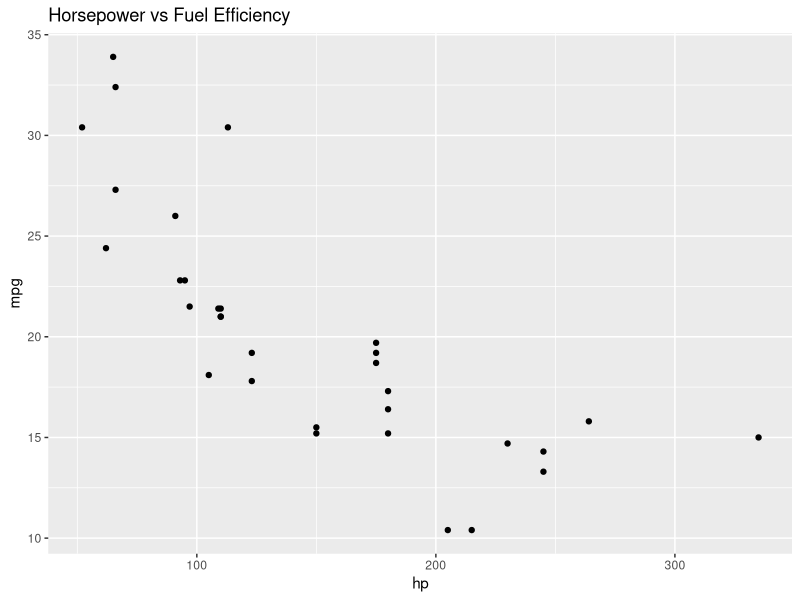
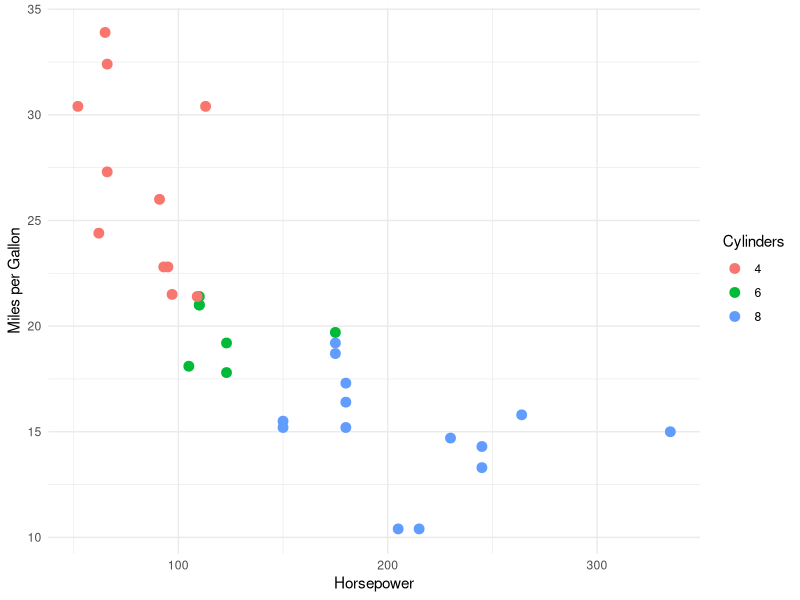

Recreate these plots in R, in order.
## ---- chunk 1
# This code will run when you render
x <- c(10, 20, 30, 40, 50)
mean(x)
## ---- chunk 2
#| echo: false
#| message: false
library(ggplot2)
ggplot(mtcars, aes(x = hp, y = mpg)) +
  geom_point() +
  labs(title = "Horsepower vs Fuel Efficiency")
## ---- chunk 3
n_cars <- nrow(mtcars)
avg_mpg <- round(mean(mtcars$mpg), 1)
## ---- chunk 4
#| label: fig-scatter
#| fig-cap: "Relationship between horsepower and fuel efficiency"
#| fig-width: 6
#| fig-height: 4

ggplot(mtcars, aes(x = hp, y = mpg, color = factor(cyl))) +
  geom_point(size = 3) +
  labs(x = "Horsepower", y = "Miles per Gallon", color = "Cylinders") +
  theme_minimal()
## ---- chunk 5
#| label: tbl-summary
#| tbl-cap: "Average MPG by number of cylinders"

library(dplyr)
mtcars %>%
  group_by(cyl) %>%
  summarize(
    `Average MPG` = round(mean(mpg), 1),
    `Count` = n()
  ) %>%
  knitr::kable()
